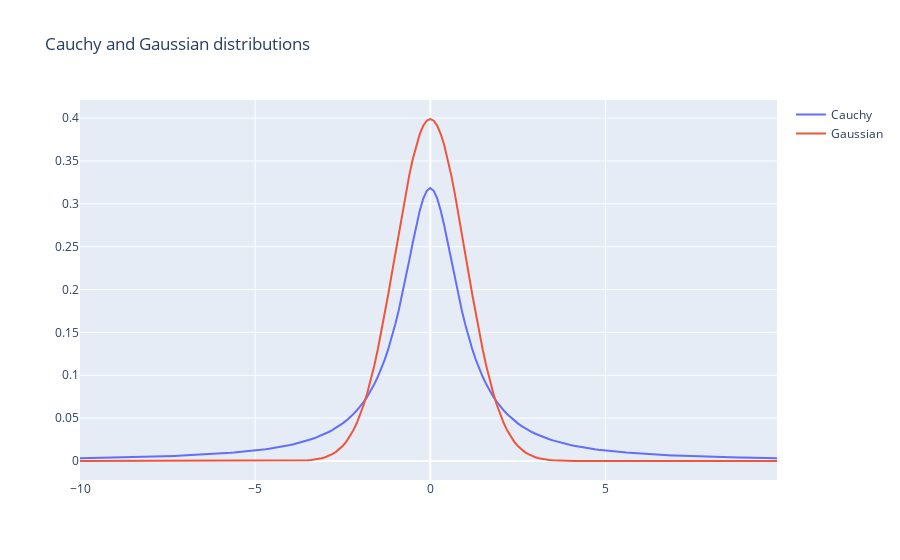
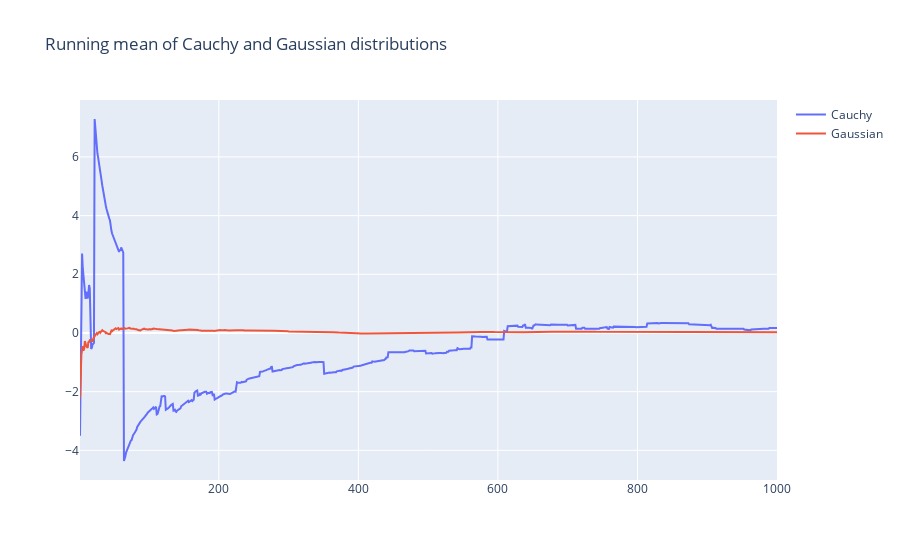

Notebook source saved alongside these figures, in order:
### Markdown cell above
I show them a graph of the Cauchy distribution, 

$$f(x)=\frac{1}{(\pi(1+x^2))}$$ 

It looks a lot like the normal.

$$f(x)=\frac{1}{\sigma \sqrt{2\pi}}\exp^{-\frac{1}{2}(\frac{x-\mu}{\sigma})^2}$$

### Code cell
import numpy as np
import plotly as py
import plotly.graph_objs as go


# Define a cauchy distribution
def cauchy(x, x0, gamma):
    return 1 / (np.pi * gamma * (1 + ((x - x0) / gamma)**2))

# Define a gaussian distribution
def gaussian(x, mu, sigma):
    return (1 / (sigma * np.sqrt(2 * np.pi))) * np.exp(-0.5 * ((x - mu) / sigma)**2)

# Simulate 1000 random observation from a cauchy distribution
x_cauchy = np.random.standard_cauchy(1000)

# Plot cauchy distribution and gaussian distribution
py.offline.init_notebook_mode(connected=True)
py.offline.iplot({
    "data": [
        go.Scatter(x=np.arange(-10, 10, 0.1), y=cauchy(np.arange(-10, 10, 0.1), 0, 1), name="Cauchy"),
        go.Scatter(x=np.arange(-10, 10, 0.1), y=gaussian(np.arange(-10, 10, 0.1), 0, 1), name="Gaussian"),
    ],
    "layout": go.Layout(title="Cauchy and Gaussian distributions")
})


# Calculate a running mean of x
x_cauchy_mean = np.cumsum(x_cauchy) / np.arange(1, len(x) + 1)


# Simulate 1000 random observation from a gaussian distribution
x_gauss = np.random.normal(0, 1, 1000)

# Calculate a running mean of x
x_gauss_mean = np.cumsum(x_gauss) / np.arange(1, len(x) + 1)

# Plot both x_caucy_mean and x_gauss_mean
py.offline.init_notebook_mode(connected=True)
py.offline.iplot({
    "data": [
        go.Scatter(x=np.arange(1, len(x_cauchy_mean) + 1), y=x_cauchy_mean, name="Cauchy"),
        go.Scatter(x=np.arange(1, len(x_gauss_mean) + 1), y=x_gauss_mean, name="Gaussian"),
    ],
    "layout": go.Layout(title="Running mean of Cauchy and Gaussian distributions")
})

### Figure 1 — Plotly figure (JSON) as saved in the notebook; plotly's stock layout.template omitted (floating-point values rounded to 4 significant figures; data arrays with more than 128 entries replaced by an {"elided": "..."} marker saying what was removed)
{"data": [{"name": "Cauchy", "type": "scatter", "x": {"elided": "200 float values"}, "y": {"elided": "200 float values"}}, {"name": "Gaussian", "type": "scatter", "x": {"elided": "200 float values"}, "y": {"elided": "200 float values"}}], "layout": {"title": {"text": "Cauchy and Gaussian distributions"}}}

### Figure 2 — Plotly figure (JSON) as saved in the notebook; plotly's stock layout.template omitted (floating-point values rounded to 4 significant figures; data arrays with more than 128 entries replaced by an {"elided": "..."} marker saying what was removed)
{"data": [{"name": "Cauchy", "type": "scatter", "x": {"elided": "1000 int values"}, "y": {"elided": "1000 float values"}}, {"name": "Gaussian", "type": "scatter", "x": {"elided": "1000 int values"}, "y": {"elided": "1000 float values"}}], "layout": {"title": {"text": "Running mean of Cauchy and Gaussian distributions"}}}
